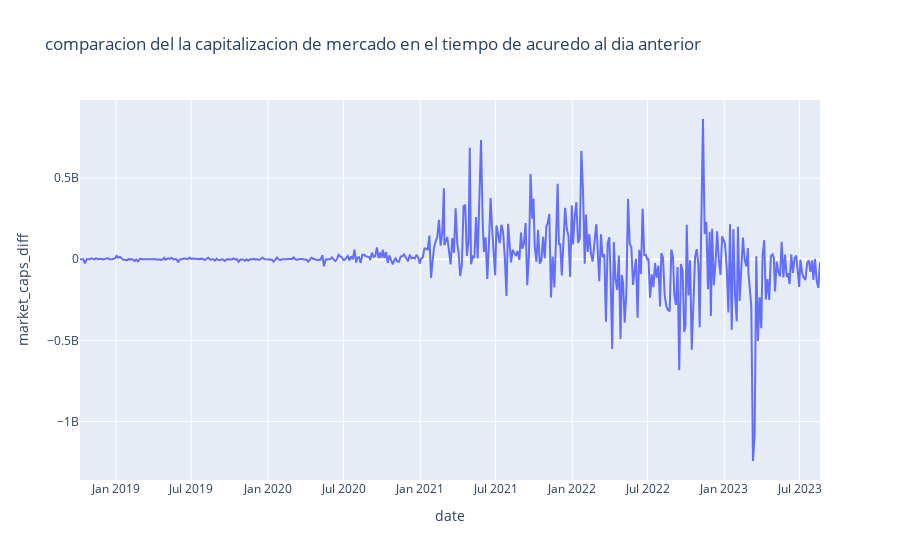

Source (notebook cell):
### Markdown cell above
se puede obserbar que las lineas son muy similares solo que el precio esta en miles y la capitalizacion del mercado esta en miles de millones

### Code cell
fig_price_returns = px.line(usd_coin_df, x='date', y='market_caps_diff', title='comparacion del la capitalizacion de mercado en el tiempo de acuredo al dia anterior')
fig_price_returns.show()

### Figure 1 — Plotly figure (JSON) as saved in the notebook; plotly's stock layout.template omitted (floating-point values rounded to 4 significant figures; data arrays with more than 128 entries replaced by an {"elided": "..."} marker saying what was removed)
{"data": [{"hovertemplate": "date=%{x}<br>market_caps_diff=%{y}<extra></extra>", "legendgroup": "", "line": {"color": "#636efa", "dash": "solid"}, "marker": {"symbol": "circle"}, "mode": "lines", "name": "", "orientation": "v", "showlegend": false, "type": "scatter", "x": {"elided": "464 str values"}, "xaxis": "x", "y": {"elided": "464 float values"}, "yaxis": "y"}], "layout": {"legend": {"tracegroupgap": 0}, "title": {"text": "comparacion del la capitalizacion de mercado en el tiempo de acuredo al dia anterior"}, "xaxis": {"anchor": "y", "domain": [0, 1], "title": {"text": "date"}}, "yaxis": {"anchor": "x", "domain": [0, 1], "title": {"text": "market_caps_diff"}}}}
